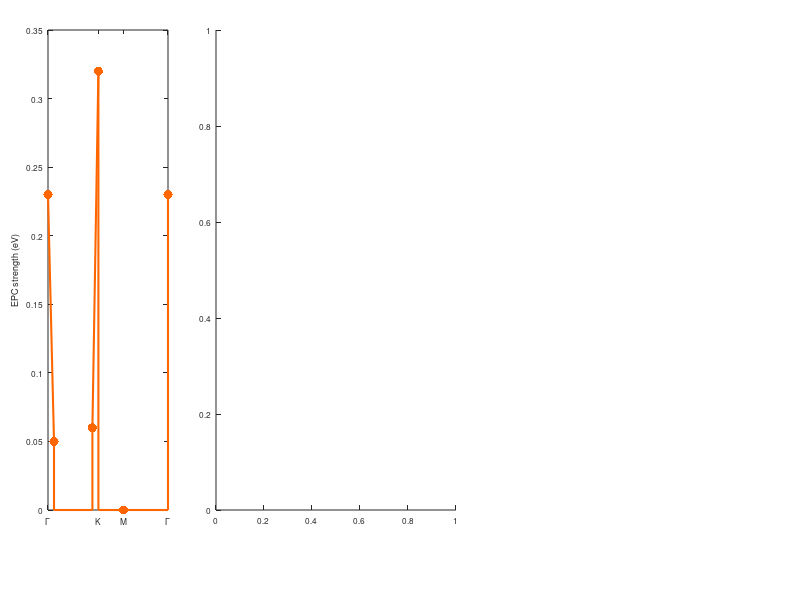

Reproduce this figure in MATLAB. (Note: this script raises an error after producing the figure.)
set(0, 'defaultaxesfontsize', 6, 'defaulttextfontsize', 6)
figure(3, 'position', [0 0 1000 400])
colours_pi = autumn(6);

% Plot EPC dispersion

subplot('Position', [0.06 0.15 0.15 0.8])
hold on
plot([0 0.05 0.05 0.37 0.37 0.37 0.42 0.42 0.63 1 1], [0.23 0.05 0 0 0 0.06 0.32 0 0 0 0.23], '-', 'Color', colours_pi(3, :), 'Linewidth', 1.5)
plot([0 0.05 0.37 0.42 0.63 1], [0.23 0.05 0.06 0.32 0 0.23], '.', 'Color', colours_pi(3, :), 'MarkerSize', 20)
hold off
ylabel('EPC strength (eV)')
xticks([0 0.42 0.63 1])
xticklabels({'\Gamma' 'K' 'M' '\Gamma'})
box on

% Plot resonance fit

subplot('Position', [0.27 0.15 0.3 0.8])
hold on
data_tmp = importdata('pi*/285.6eV.txt', ' ');
errorbar(data_tmp(:, 1), data_tmp(:, 2) / 170, data_tmp(:, 3) / 170, 'k.')
data_tmp = importdata('pi*/285.6eV_calc.txt', ' ');
plot(data_tmp(:, 1), data_tmp(:, 2) / max(data_tmp(:, 2)), '-', 'Color', colours_pi(3, :), 'LineWidth', 2)
plot([0.13 0.13 0.18 0.18 0.18 0.24 0.24], [0.9 0.95 0.95 1 0.95 0.95 0.9], 'k-')
text(0.18, 1.04, '1-phonon', "horizontalalignment", "center")
plot([0.28 0.28 0.36 0.36 0.36 0.44 0.44], [1 1.05 1.05 1.1 1.05 1.05 1], 'k-')
text(0.36, 1.14, '2-phonon', "horizontalalignment", "center")
plot([0.44 0.44 0.57 0.57 0.57 0.64 0.64], [0.9 0.95 0.95 1 0.95 0.95 0.9], 'k-')
text(0.57, 1.04, '3-phonon', "horizontalalignment", "center")
plot([0.6 0.6 0.78 0.78 0.78 0.84 0.84], [0.8 0.85 0.85 0.9 0.85 0.85 0.8], 'k-')
text(0.78, 0.94, '4-phonon', "horizontalalignment", "center")
text(0.75, 1.1, '285.6 eV', "horizontalalignment", "center")
hold off
xlim([0.08 0.88])
ylim([0 1.2])
xticks(0:0.1:0.8)
xlabel('Energy loss (eV)')
ylabel('Normalized intensity')
box on

% Plot energy dependence

subplot('Position', [0.65 0.15 0.05 0.8])
hold on
data_tmp = importdata('pi*/XAS.txt', ' ');
plot(data_tmp(:, 2), data_tmp(:, 1), 'k-', 'LineWidth', 1)
annotation('arrow', [0.7 0.68], [0.15 0.15], 'Color', colours_pi(1, :), 'LineWidth', 2)
annotation('arrow', [0.7 0.666], [0.31 0.31], 'Color', colours_pi(2, :), 'LineWidth', 2)
annotation('arrow', [0.7 0.656], [0.47 0.47], 'Color', colours_pi(3, :), 'LineWidth', 2)
annotation('arrow', [0.7 0.657], [0.63 0.63], 'Color', colours_pi(4, :), 'LineWidth', 2)
annotation('arrow', [0.7 0.678], [0.79 0.79], 'Color', colours_pi(5, :), 'LineWidth', 2)
hold off
xlim([0.9 1.8])
ylim([285.2 286.2])
xlabel('XAS')
ylabel('Incident energy (eV)')
xticks([])
box on
set(gca, 'XDir', 'reverse')

norm_tmp = [140 180 170 210 350];

subplot('Position', [0.701 0.15 0.25 0.8])
hold on
for i = 1:5
    data_tmp = importdata(['pi*/' num2str(285 + 0.2 * i, '%.1f') 'eV.txt'], ' ');
    errorbar(data_tmp(:, 1), data_tmp(:, 2) / norm_tmp(i) + i, data_tmp(:, 3) / norm_tmp(i), 'k.')
    data_tmp = importdata(['pi*/' num2str(285 + 0.2 * i, '%.1f') 'eV_calc.txt'], ' ');
    plot(data_tmp(:, 1), data_tmp(:, 2) / max(data_tmp(:, 2)) + i, '-', 'Color', colours_pi(i, :), 'Linewidth', 2)
end
hold off
xlim([0.08 0.88])
ylim([1 6])
xlabel('Energy loss (eV)')
ylabel('Normalized intensity', 'Position', [0.9 3.3], 'Rotation', 270)
yticks([])
box on

print('Fig3.pdf', '-dpdf', '-S1000,400')
